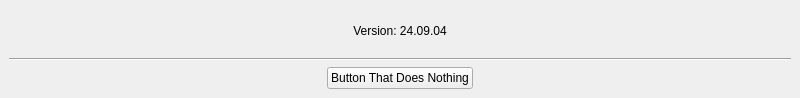
<?xml version="1.0" encoding="UTF-8"?>
<ui version="4.0">
 <class>MainWindow</class>
 <widget class="QMainWindow" name="MainWindow">
  <property name="geometry">
   <rect>
    <x>0</x>
    <y>0</y>
    <width>800</width>
    <height>98</height>
   </rect>
  </property>
  <property name="windowTitle">
   <string>My Tool</string>
  </property>
  <widget class="QWidget" name="centralwidget">
   <layout class="QVBoxLayout" name="verticalLayout_2">
    <item>
     <widget class="QLabel" name="version_label">
      <property name="text">
       <string>Version: 24.09.04</string>
      </property>
      <property name="alignment">
       <set>Qt::AlignCenter</set>
      </property>
     </widget>
    </item>
    <item>
     <widget class="Line" name="line">
      <property name="orientation">
       <enum>Qt::Horizontal</enum>
      </property>
     </widget>
    </item>
    <item>
     <layout class="QHBoxLayout" name="horizontalLayout">
      <item>
       <spacer name="horizontalSpacer">
        <property name="orientation">
         <enum>Qt::Horizontal</enum>
        </property>
        <property name="sizeHint" stdset="0">
         <size>
          <width>40</width>
          <height>20</height>
         </size>
        </property>
       </spacer>
      </item>
      <item>
       <widget class="QPushButton" name="purposeless_button">
        <property name="text">
         <string>Button That Does Nothing</string>
        </property>
       </widget>
      </item>
      <item>
       <spacer name="horizontalSpacer_2">
        <property name="orientation">
         <enum>Qt::Horizontal</enum>
        </property>
        <property name="sizeHint" stdset="0">
         <size>
          <width>40</width>
          <height>20</height>
         </size>
        </property>
       </spacer>
      </item>
     </layout>
    </item>
   </layout>
  </widget>
 </widget>
 <resources/>
 <connections/>
</ui>
